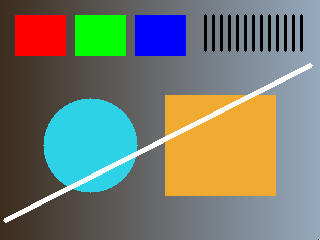
#> input picture 03_심화/day13_vision/data/scene.png, 320 x 240 px, found by its file name
$ python main.py
#> lines starting #> are read from the running program, lines starting #| are printed output that depends on the picture; after the words box and inside, x2 and y2 are one past the last pixel; in counts of white or black regions, pixels touching at a corner belong together
# pathlib.Path
# - 파일 및 디렉터리 경로를 객체 형태로 다루기 위한 모듈
# - 운영체제에 독립적인 경로 처리 지원
from pathlib import Path
# os
# - 현재 작업 디렉터리 변경 등 운영체제 기능 제공
import os
# OpenCV 라이브러리
# - 이미지 입출력 및 영상 처리 기능 제공
import cv2
# NumPy 라이브러리
# - 배열 연산과 영상 데이터 처리에 사용
import numpy as np

# 제공 코드: 어느 작업 폴더에서 실행해도 현재 파일 옆의 입력을 읽습니다.
# OpenCV에는 영문 상대 경로를 전달합니다. 원본 파일은 덮어쓰지 않습니다.
# 현재 파이썬 파일이 위치한 디렉터리로 작업 위치 변경
# - 상대 경로 기준을 고정하기 위함
os.chdir(Path(__file__).resolve().parent)

# csv 모듈
# - CSV 파일 입출력 기능 제공
# - 현재 코드에서는 사용되지 않음
import csv
# json 모듈
# - 파이썬 객체를 JSON 문자열로 저장/로드
import json
# perf_counter
# - 정밀한 실행 시간 측정 함수
# - 현재 코드에서는 사용되지 않음
from time import perf_counter
# 결과 저장용 outputs 디렉터리 생성
# - 이미 존재하면 오류 없이 통과
Path("outputs").mkdir(exist_ok=True)

def letterbox(image, size=(224, 224)):
    """비율을 유지해 채운 뒤 남는 가장자리에 검정을 추가합니다. size=(W,H)."""
    # 입력 이미지의 높이(height)와 너비(width) 추출
    height, width = image.shape[:2]
    # 비율을 유지하면서 목표 크기에 맞추기 위한 배율 계산
    # - 가로 기준 배율과 세로 기준 배율 중 작은 값 사용
    ratio = min(size[0]/width, size[1]/height)
    # 비율 유지 후 resize될 크기 계산
    new_w, new_h = round(width*ratio), round(height*ratio)
    # 좌측 패딩 크기와 상단 패딩 크기 계산
    # - 이미지를 중앙 정렬하기 위한 위치 정보
    left = (size[0]-new_w)//2; top = (size[1]-new_h)//2
    # >>> TODO H02
    # new_w·new_h로 Resize한 뒤 top/bottom/left/right 여백을 추가해 size와 같은 크기를 만드세요. result에 저장합니다.

    # 원본 이미지를 비율 유지 상태로 resize
    resized = cv2.resize(image, dsize=(new_w, new_h))
    # 우측 패딩 크기 계산
    # - 최종 가로 길이를 size[0]으로 맞춤
    right = size[0] - new_w - left
    # 하단 패딩 크기 계산
    # - 최종 세로 길이를 size[1]로 맞춤
    bottom = size[1] - new_h - top
    # 검은색 패딩 추가
    # - BORDER_CONSTANT : 지정 색상으로 채움
    # - value=(0,0,0) : 검은색(BGR)
    result = cv2.copyMakeBorder(resized, top, bottom, left, right, cv2.BORDER_CONSTANT, value=(0, 0, 0))
    # <<< TODO H02
    # Letterbox 결과 이미지와 변환 설정 정보 반환
    return result, {"resized_wh":[new_w,new_h],"left":left,"top":top,"ratio":ratio}

# 이미지 파일 읽기
# - OpenCV는 이미지를 BGR 형식으로 로드
image = cv2.imread("../data/scene.png")
#> image is the input picture: shape (240, 320, 3); mean B, G, R 111, 124.4, 118.4
# BGR 색공간을 HSV 색공간으로 변환
# - 색상 범위 기반 객체 추출에 유리
hsv = cv2.cvtColor(image, cv2.COLOR_BGR2HSV)
#> hsv: shape (240, 320, 3); mean H, S, V 58.3, 96.1, 156
# 녹색 계열 영역 검출을 위한 이진 마스크 생성
# - 범위 내 픽셀은 255
# - 범위 밖 픽셀은 0
mask = cv2.inRange(hsv, (35,80,60), (85,255,255))
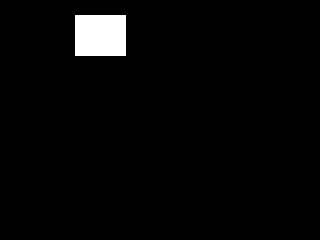
#> mask: shape (240, 320); 2.7% white; 1 white region, box (x1, y1, x2, y2) and area: (75, 15, 126, 56) 2091
# 마스크 영역만 원본 이미지에서 추출
# - 녹색 영역만 남김
masked = cv2.bitwise_and(image, image, mask=mask)
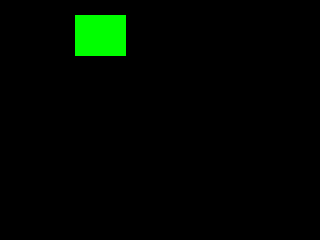
#> masked: shape (240, 320, 3); mean B, G, R 0, 6.9, 0
# Letterbox 변환 수행
# - 결과 이미지와 설정 정보 반환
result, settings = letterbox(image)
#> in letterbox, `resized = cv2.resize(image, dsize=(new_w, new_h))`:
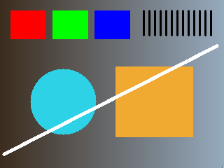
#> resized: shape (168, 224, 3); mean B, G, R 111, 124.3, 118.3
#> in letterbox, `result = cv2.copyMakeBorder(resized, top, bottom, left, right, cv2.BOR..`:
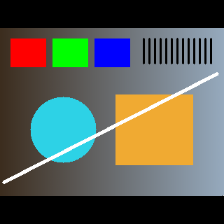
#> result: shape (224, 224, 3); mean B, G, R 83.3, 93.2, 88.7
#> settings = {'resized_wh': [224, 168], 'left': 0, 'top': 28, 'ratio': 0.7}
# 녹색 마스크 이미지 저장
# 녹색 영역만 추출한 이미지 저장
cv2.imwrite("outputs/green_mask.png", mask);cv2.imwrite("outputs/green_only.png", masked)
# Letterbox 결과 이미지 저장
cv2.imwrite("outputs/letterbox.png", result)
# 설정 정보를 JSON 형식으로 저장
# - resized_wh : resize 결과 크기
# - left, top : 패딩 시작 위치
# - ratio : 적용된 크기 비율
Path("outputs/resize.json").write_text(json.dumps(settings,indent=2),encoding="utf-8")
# 결과 이미지 크기와 설정 정보 출력
print("Letterbox:",result.shape,settings)
#| Letterbox: (224, 224, 3) {'resized_wh': [224, 168], 'left': 0, 'top': 28, 'ratio': 0.7}
# 마스크에서 0이 아닌 픽셀 수 계산
# - 검출된 녹색 영역의 픽셀 개수
print("녹색 Mask 픽셀:",int(np.count_nonzero(mask)))
#| 녹색 Mask 픽셀: 2091
